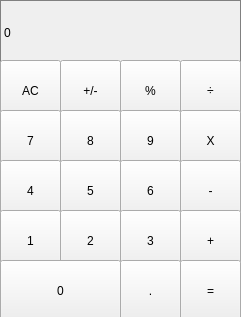
<?xml version="1.0" encoding="UTF-8"?>
<ui version="4.0">
 <class>MainWindow</class>
 <widget class="QMainWindow" name="MainWindow">
  <property name="geometry">
   <rect>
    <x>0</x>
    <y>0</y>
    <width>241</width>
    <height>317</height>
   </rect>
  </property>
  <property name="sizePolicy">
   <sizepolicy hsizetype="Fixed" vsizetype="Fixed">
    <horstretch>0</horstretch>
    <verstretch>0</verstretch>
   </sizepolicy>
  </property>
  <property name="minimumSize">
   <size>
    <width>241</width>
    <height>317</height>
   </size>
  </property>
  <property name="maximumSize">
   <size>
    <width>241</width>
    <height>317</height>
   </size>
  </property>
  <property name="windowTitle">
   <string>MainWindow</string>
  </property>
  <widget class="QWidget" name="centralwidget">
   <widget class="QLabel" name="label">
    <property name="geometry">
     <rect>
      <x>0</x>
      <y>0</y>
      <width>241</width>
      <height>65</height>
     </rect>
    </property>
    <property name="styleSheet">
     <string notr="true">QLabel {
  qproperty-alignment: 'AlignVCenter | AlignRight';
  border: 1px solid gray;
}
</string>
    </property>
    <property name="text">
     <string>0</string>
    </property>
   </widget>
   <widget class="QPushButton" name="pushButton">
    <property name="geometry">
     <rect>
      <x>0</x>
      <y>60</y>
      <width>61</width>
      <height>61</height>
     </rect>
    </property>
    <property name="text">
     <string>AC</string>
    </property>
   </widget>
   <widget class="QPushButton" name="pushButton_2">
    <property name="geometry">
     <rect>
      <x>60</x>
      <y>60</y>
      <width>61</width>
      <height>61</height>
     </rect>
    </property>
    <property name="text">
     <string>+/-</string>
    </property>
   </widget>
   <widget class="QPushButton" name="pushButton_3">
    <property name="geometry">
     <rect>
      <x>120</x>
      <y>60</y>
      <width>61</width>
      <height>61</height>
     </rect>
    </property>
    <property name="text">
     <string>%</string>
    </property>
   </widget>
   <widget class="QPushButton" name="pushButton_4">
    <property name="geometry">
     <rect>
      <x>180</x>
      <y>60</y>
      <width>61</width>
      <height>61</height>
     </rect>
    </property>
    <property name="text">
     <string>÷</string>
    </property>
   </widget>
   <widget class="QPushButton" name="pushButton_5">
    <property name="geometry">
     <rect>
      <x>0</x>
      <y>110</y>
      <width>61</width>
      <height>61</height>
     </rect>
    </property>
    <property name="text">
     <string>7</string>
    </property>
   </widget>
   <widget class="QPushButton" name="pushButton_6">
    <property name="geometry">
     <rect>
      <x>60</x>
      <y>110</y>
      <width>61</width>
      <height>61</height>
     </rect>
    </property>
    <property name="text">
     <string>8</string>
    </property>
   </widget>
   <widget class="QPushButton" name="pushButton_7">
    <property name="geometry">
     <rect>
      <x>180</x>
      <y>110</y>
      <width>61</width>
      <height>61</height>
     </rect>
    </property>
    <property name="text">
     <string>X</string>
    </property>
   </widget>
   <widget class="QPushButton" name="pushButton_8">
    <property name="geometry">
     <rect>
      <x>120</x>
      <y>110</y>
      <width>61</width>
      <height>61</height>
     </rect>
    </property>
    <property name="text">
     <string>9</string>
    </property>
   </widget>
   <widget class="QPushButton" name="pushButton_9">
    <property name="geometry">
     <rect>
      <x>0</x>
      <y>160</y>
      <width>61</width>
      <height>61</height>
     </rect>
    </property>
    <property name="text">
     <string>4</string>
    </property>
   </widget>
   <widget class="QPushButton" name="pushButton_10">
    <property name="geometry">
     <rect>
      <x>60</x>
      <y>160</y>
      <width>61</width>
      <height>61</height>
     </rect>
    </property>
    <property name="text">
     <string>5</string>
    </property>
   </widget>
   <widget class="QPushButton" name="pushButton_11">
    <property name="geometry">
     <rect>
      <x>180</x>
      <y>160</y>
      <width>61</width>
      <height>61</height>
     </rect>
    </property>
    <property name="text">
     <string>-</string>
    </property>
   </widget>
   <widget class="QPushButton" name="pushButton_12">
    <property name="geometry">
     <rect>
      <x>120</x>
      <y>160</y>
      <width>61</width>
      <height>61</height>
     </rect>
    </property>
    <property name="text">
     <string>6</string>
    </property>
   </widget>
   <widget class="QPushButton" name="pushButton_13">
    <property name="geometry">
     <rect>
      <x>0</x>
      <y>210</y>
      <width>61</width>
      <height>61</height>
     </rect>
    </property>
    <property name="text">
     <string>1</string>
    </property>
   </widget>
   <widget class="QPushButton" name="pushButton_14">
    <property name="geometry">
     <rect>
      <x>60</x>
      <y>210</y>
      <width>61</width>
      <height>61</height>
     </rect>
    </property>
    <property name="text">
     <string>2</string>
    </property>
   </widget>
   <widget class="QPushButton" name="pushButton_15">
    <property name="geometry">
     <rect>
      <x>180</x>
      <y>210</y>
      <width>61</width>
      <height>61</height>
     </rect>
    </property>
    <property name="text">
     <string>+</string>
    </property>
   </widget>
   <widget class="QPushButton" name="pushButton_16">
    <property name="geometry">
     <rect>
      <x>120</x>
      <y>210</y>
      <width>61</width>
      <height>61</height>
     </rect>
    </property>
    <property name="text">
     <string>3</string>
    </property>
   </widget>
   <widget class="QPushButton" name="pushButton_17">
    <property name="geometry">
     <rect>
      <x>0</x>
      <y>260</y>
      <width>121</width>
      <height>61</height>
     </rect>
    </property>
    <property name="text">
     <string>0</string>
    </property>
   </widget>
   <widget class="QPushButton" name="pushButton_18">
    <property name="geometry">
     <rect>
      <x>180</x>
      <y>260</y>
      <width>61</width>
      <height>61</height>
     </rect>
    </property>
    <property name="text">
     <string>=</string>
    </property>
   </widget>
   <widget class="QPushButton" name="pushButton_19">
    <property name="geometry">
     <rect>
      <x>120</x>
      <y>260</y>
      <width>61</width>
      <height>61</height>
     </rect>
    </property>
    <property name="text">
     <string>.</string>
    </property>
   </widget>
  </widget>
 </widget>
 <resources/>
 <connections/>
</ui>
